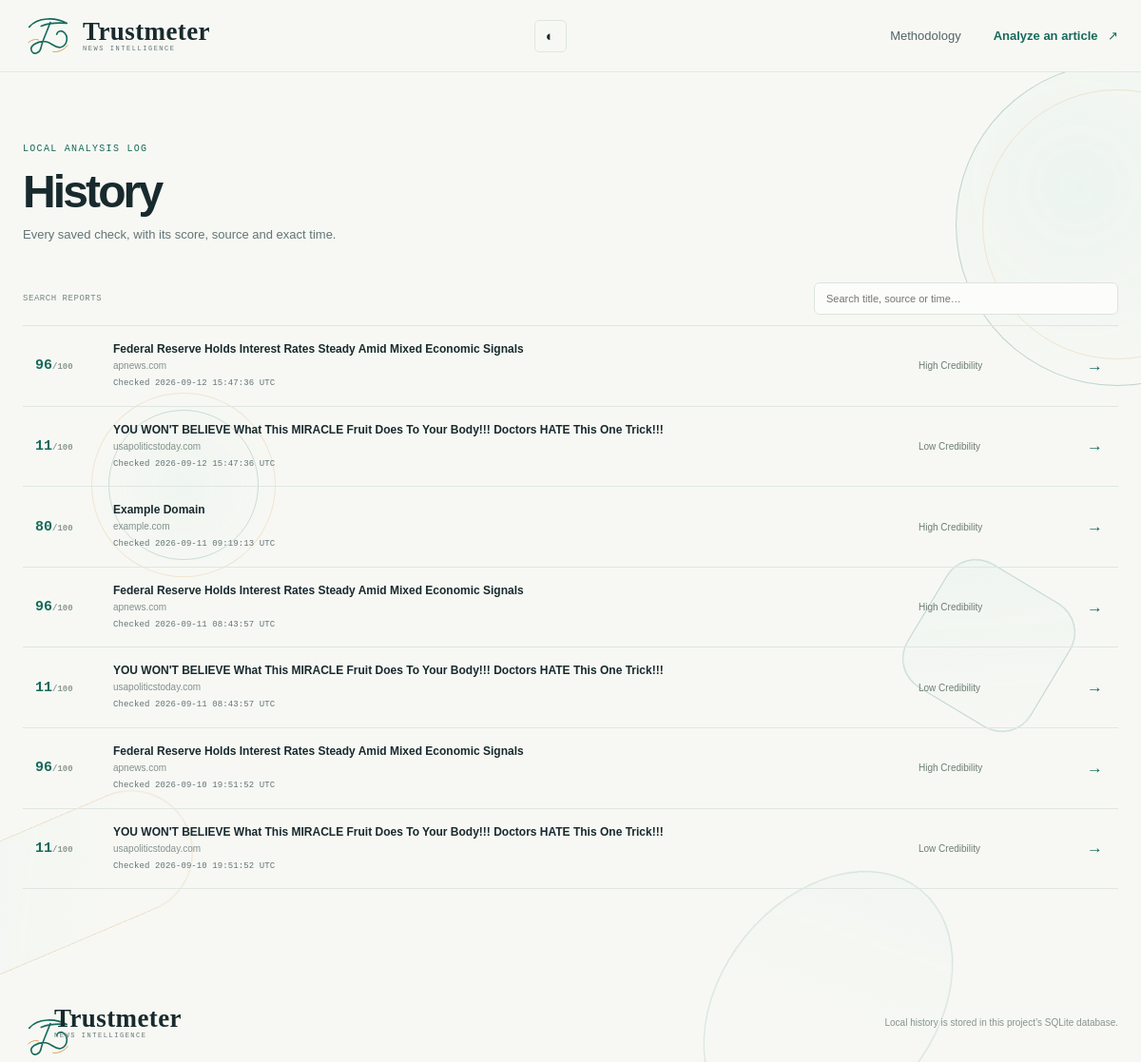
The app's page /history with its own data.
### tables this page shows
CREATE TABLE Scoring_Log (
    log_id                  INTEGER PRIMARY KEY AUTOINCREMENT,
    article_id              INTEGER NOT NULL,
    clickbait_score         REAL NOT NULL,
    clickbait_breakdown     TEXT NOT NULL,   -- JSON
    source_score            REAL NOT NULL,
    source_status           TEXT NOT NULL,
    source_reason           TEXT NOT NULL,
    lexical_diversity_score REAL NOT NULL,
    lexical_breakdown       TEXT NOT NULL,   -- JSON
    final_trust_score       REAL NOT NULL,
    verdict                 TEXT NOT NULL,
    scored_at               TEXT NOT NULL,
    FOREIGN KEY (article_id) REFERENCES Articles(article_id)
);

### app.py (the view)
@app.get("/history")
def history():
    return render_template("history.html", rows=database.fetch_analysis_history())

### app.py (called while the page is built)
@app.after_request
def security_headers(response):
    response.headers.setdefault("X-Content-Type-Options", "nosniff")
    response.headers.setdefault("X-Frame-Options", "DENY")
    response.headers.setdefault("Referrer-Policy", "strict-origin-when-cross-origin")
    response.headers.setdefault("Content-Security-Policy", "default-src 'self'; style-src 'self' 'unsafe-inline'; script-src 'self'; img-src 'self' data:; base-uri 'self'; frame-ancestors 'none'")
    return response

### src/config.py (called while the page is built)
def verdict_for_score(score: float) -> str:
    for threshold, label in VERDICT_THRESHOLDS:
        if score >= threshold:
            return label
    return VERDICT_THRESHOLDS[-1][1]

### src/database.py (called while the page is built)
@contextmanager
def get_connection(db_path: Optional[Path] = None) -> Iterator[sqlite3.Connection]:
    db_path = db_path or config.DB_PATH
    db_path.parent.mkdir(parents=True, exist_ok=True)
    conn = sqlite3.connect(db_path)
    conn.row_factory = sqlite3.Row
    conn.execute("PRAGMA foreign_keys = ON;")
    try:
        yield conn
        conn.commit()
    finally:
        conn.close()

### templates/history.html (shortened to what this page needs)
<!doctype html>
<html lang="en">
<head>
  <link rel="stylesheet" href="{{ url_for('static', filename='app.css') }}">
</head>
<body>
{% include '_ambient.html' %}
<header class="nav">
  <a class="brand" href="/" aria-label="Trustmeter home">{% include '_brand.html' %}</a>
  <div class="nav-tools"><button class="theme-toggle" type="button" aria-label="Switch to dark mode" title="Switch theme">◐</button></div>
  <nav id="site-nav"><a href="/#method">Methodology</a><a class="nav-cta" href="/#analyze">Analyze an article <span>↗</span></a></nav>
</header>
<main class="history-page wrap">
  <div class="eyebrow">LOCAL ANALYSIS LOG</div><h1>History</h1>
  <p class="lead">Every saved check, with its score, source and exact time.</p>
  {% if rows %}
  <div class="history-toolbar"><label for="history-search">Search reports</label><input id="history-search" type="search" placeholder="Search title, source or time…"></div>
  <div class="history-list" id="history-list">
    {% for row in rows %}
    <a class="history-row reveal" href="{{ url_for('history_report', log_id=row.log_id) }}" aria-label="Open report for {{ row.headline }} checked {{ row.scored_at }}">
      <span class="history-score">{{ row.final_trust_score|round|int }}<small>/100</small></span>
      <span class="history-info"><b>{{ row.headline }}</b><small>{{ row.domain if not row.domain.endswith('.invalid') else 'Pasted article · source not provided' }}<span class="history-time">Checked <time datetime="{{ row.scored_at }}">{{ row.scored_at[:19].replace('T', ' ') }} UTC</time></span></small></span>
      <span class="history-verdict">{{ row.verdict }}</span><span class="history-arrow" aria-hidden="true">→</span>
    </a>
    {% endfor %}
  </div>
  {% else %}
  <div class="empty-state"><span>◈</span><h2>No analyses saved yet</h2><p>Run an analysis to see its report listed here.</p><a class="button primary" href="/#analyze">Analyze an article <span>→</span></a></div>
  {% endif %}
</main>
<footer class="wrap footer"><a class="brand" href="/" aria-label="Trustmeter home">{% include '_brand.html' %}</a><span>Local history is stored in this project’s SQLite database.</span></footer>
</body>
</html>

### templates/_ambient.html
<div class="ambient-art" aria-hidden="true">
  <span class="ambient-shape ambient-circle"></span>
  <span class="ambient-shape ambient-capsule"></span>
  <span class="ambient-shape ambient-square"></span>
  <span class="ambient-shape ambient-halo"></span>
  <span class="ambient-shape ambient-orbit"></span>
</div>

### templates/_brand.html
<span class="brand-mark" aria-hidden="true">
  <svg viewBox="0 0 54 54" focusable="false">
    <path class="brand-calligraphy" d="M7 17C16 6 36 6 48 13c-11-1-20 0-28 3m10-4c-3 9-8 18-10 27-1 6-7 9-10 5-4-6 6-12 15-11 7 1 10 8 17 6 6-2 8-10 4-15-3-4-8-3-9 1" />
    <path class="brand-flourish" d="M6 34c4-3 7-4 11-3m16 13c6 1 12-2 16-7" />
  </svg>
</span><span class="brand-wordmark"><span class="brand-name">Trustmeter</span><span class="brand-caption">NEWS INTELLIGENCE</span></span>

### records on screen
Scoring_Log: final_trust_score "96", headline "Federal Reserve Holds Interest Rates Steady Amid Mixed Economic Signals", domain "apnews.com", scored_at "2026-09-12 15:47:36", verdict "High Credibility"
Scoring_Log: final_trust_score "11", headline "YOU WON'T BELIEVE What This MIRACLE Fruit Does To Your Body!!! Doctors HATE This One Trick!!!", domain "usapoliticstoday.com", scored_at "2026-09-12 15:47:36", verdict "Low Credibility"
Scoring_Log: final_trust_score "80", headline "Example Domain", domain "example.com", scored_at "2026-09-11 09:19:13", verdict "High Credibility"
Scoring_Log: final_trust_score "96", headline "Federal Reserve Holds Interest Rates Steady Amid Mixed Economic Signals", domain "apnews.com", scored_at "2026-09-11 08:43:57", verdict "High Credibility"
Scoring_Log: final_trust_score "11", headline "YOU WON'T BELIEVE What This MIRACLE Fruit Does To Your Body!!! Doctors HATE This One Trick!!!", domain "usapoliticstoday.com", scored_at "2026-09-11 08:43:57", verdict "Low Credibility"
Scoring_Log: final_trust_score "96", headline "Federal Reserve Holds Interest Rates Steady Amid Mixed Economic Signals", domain "apnews.com", scored_at "2026-09-10 19:51:52", verdict "High Credibility"
Scoring_Log: final_trust_score "11", headline "YOU WON'T BELIEVE What This MIRACLE Fruit Does To Your Body!!! Doctors HATE This One Trick!!!", domain "usapoliticstoday.com", scored_at "2026-09-10 19:51:52", verdict "Low Credibility"
